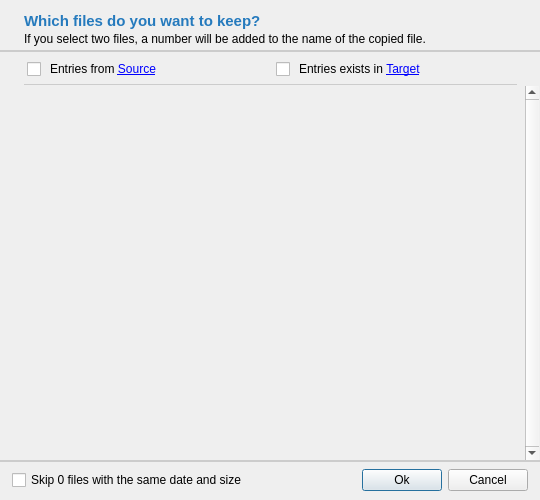
<?xml version="1.0" encoding="UTF-8"?>
<ui version="4.0">
 <class>ConflictDecisionDialog</class>
 <widget class="QDialog" name="ConflictDecisionDialog">
  <property name="geometry">
   <rect>
    <x>0</x>
    <y>0</y>
    <width>540</width>
    <height>500</height>
   </rect>
  </property>
  <property name="font">
   <font>
    <stylestrategy>PreferAntialias</stylestrategy>
   </font>
  </property>
  <property name="windowTitle">
   <string>ConflictDecisionDialog</string>
  </property>
  <layout class="QVBoxLayout" name="verticalLayout_2">
   <property name="spacing">
    <number>0</number>
   </property>
   <property name="leftMargin">
    <number>0</number>
   </property>
   <property name="topMargin">
    <number>0</number>
   </property>
   <property name="rightMargin">
    <number>0</number>
   </property>
   <property name="bottomMargin">
    <number>0</number>
   </property>
   <item>
    <widget class="QWidget" name="widget" native="true">
     <layout class="QVBoxLayout" name="verticalLayout">
      <property name="spacing">
       <number>2</number>
      </property>
      <property name="leftMargin">
       <number>24</number>
      </property>
      <property name="topMargin">
       <number>12</number>
      </property>
      <property name="rightMargin">
       <number>24</number>
      </property>
      <property name="bottomMargin">
       <number>4</number>
      </property>
      <item>
       <widget class="QLabel" name="headerText1">
        <property name="font">
         <font>
          <pointsize>11</pointsize>
          <bold>true</bold>
          <stylestrategy>PreferAntialias</stylestrategy>
         </font>
        </property>
        <property name="styleSheet">
         <string notr="true">color: rgb(37,122,189);</string>
        </property>
        <property name="text">
         <string>Which files do you want to keep?</string>
        </property>
       </widget>
      </item>
      <item>
       <widget class="QLabel" name="headerText2">
        <property name="text">
         <string>If you select two files, a number will be added to the name of the copied file.</string>
        </property>
       </widget>
      </item>
     </layout>
    </widget>
   </item>
   <item>
    <widget class="Line" name="line_3">
     <property name="styleSheet">
      <string notr="true">color: rgb(204, 204, 204);</string>
     </property>
     <property name="frameShadow">
      <enum>QFrame::Plain</enum>
     </property>
     <property name="lineWidth">
      <number>2</number>
     </property>
     <property name="orientation">
      <enum>Qt::Horizontal</enum>
     </property>
    </widget>
   </item>
   <item>
    <widget class="QWidget" name="widget_4" native="true">
     <layout class="QHBoxLayout" name="horizontalLayout_2">
      <property name="spacing">
       <number>0</number>
      </property>
      <property name="leftMargin">
       <number>24</number>
      </property>
      <property name="topMargin">
       <number>9</number>
      </property>
      <property name="rightMargin">
       <number>24</number>
      </property>
      <property name="bottomMargin">
       <number>6</number>
      </property>
      <item>
       <widget class="QWidget" name="sourceHeaderWgt" native="true">
        <layout class="QHBoxLayout" name="horizontalLayout_3">
         <property name="spacing">
          <number>9</number>
         </property>
         <property name="leftMargin">
          <number>3</number>
         </property>
         <property name="topMargin">
          <number>0</number>
         </property>
         <property name="rightMargin">
          <number>0</number>
         </property>
         <property name="bottomMargin">
          <number>0</number>
         </property>
         <item>
          <widget class="QCheckBox" name="sourceHeaderCb">
           <property name="sizePolicy">
            <sizepolicy hsizetype="Fixed" vsizetype="Fixed">
             <horstretch>0</horstretch>
             <verstretch>0</verstretch>
            </sizepolicy>
           </property>
           <property name="text">
            <string/>
           </property>
          </widget>
         </item>
         <item>
          <widget class="QLabel" name="sourceHeaderText">
           <property name="text">
            <string>&lt;html&gt;&lt;head/&gt;&lt;body&gt;&lt;p&gt;Entries from &lt;a href=&quot;C:/&quot;&gt;&lt;span style=&quot; text-decoration: underline; color:#0000ff;&quot;&gt;Source&lt;/span&gt;&lt;/a&gt;&lt;/p&gt;&lt;/body&gt;&lt;/html&gt;</string>
           </property>
           <property name="openExternalLinks">
            <bool>true</bool>
           </property>
          </widget>
         </item>
        </layout>
       </widget>
      </item>
      <item>
       <widget class="QWidget" name="targetHeaderWgt" native="true">
        <layout class="QHBoxLayout" name="horizontalLayout_4">
         <property name="spacing">
          <number>9</number>
         </property>
         <property name="leftMargin">
          <number>6</number>
         </property>
         <property name="topMargin">
          <number>0</number>
         </property>
         <property name="rightMargin">
          <number>0</number>
         </property>
         <property name="bottomMargin">
          <number>0</number>
         </property>
         <item>
          <widget class="QCheckBox" name="targetHeaderCb">
           <property name="sizePolicy">
            <sizepolicy hsizetype="Fixed" vsizetype="Fixed">
             <horstretch>0</horstretch>
             <verstretch>0</verstretch>
            </sizepolicy>
           </property>
           <property name="text">
            <string/>
           </property>
          </widget>
         </item>
         <item>
          <widget class="QLabel" name="targetHeaderText">
           <property name="text">
            <string>&lt;html&gt;&lt;head/&gt;&lt;body&gt;&lt;p&gt;Entries exists in &lt;a href=&quot;C:/&quot;&gt;&lt;span style=&quot; text-decoration: underline; color:#0000ff;&quot;&gt;Target&lt;/span&gt;&lt;/a&gt;&lt;/p&gt;&lt;/body&gt;&lt;/html&gt;</string>
           </property>
           <property name="openExternalLinks">
            <bool>true</bool>
           </property>
          </widget>
         </item>
        </layout>
       </widget>
      </item>
     </layout>
    </widget>
   </item>
   <item>
    <widget class="Line" name="line">
     <property name="styleSheet">
      <string notr="true">color: rgb(204, 204, 204);
margin-left: 24px;
margin-right: 24px;</string>
     </property>
     <property name="frameShadow">
      <enum>QFrame::Plain</enum>
     </property>
     <property name="lineWidth">
      <number>1</number>
     </property>
     <property name="orientation">
      <enum>Qt::Horizontal</enum>
     </property>
    </widget>
   </item>
   <item>
    <widget class="QWidget" name="tableWgt" native="true">
     <layout class="QHBoxLayout" name="horizontalLayout_5">
      <property name="spacing">
       <number>0</number>
      </property>
      <property name="leftMargin">
       <number>24</number>
      </property>
      <property name="topMargin">
       <number>0</number>
      </property>
      <property name="rightMargin">
       <number>1</number>
      </property>
      <property name="bottomMargin">
       <number>0</number>
      </property>
      <item>
       <widget class="QTableView" name="tableView">
        <property name="font">
         <font>
          <stylestrategy>PreferAntialias</stylestrategy>
         </font>
        </property>
        <property name="styleSheet">
         <string notr="true">QTableView {
	background: transparent;
}

QTableView::item {
	border-bottom: 1px solid rgb(204, 204, 204);
	outline: none;
}

QTableView:focus {
	border: none;
	outline: none;
}

QTableView::item:selected {
	background-color: rgba(0, 100, 180, 96);
	color: black;
}</string>
        </property>
        <property name="frameShape">
         <enum>QFrame::NoFrame</enum>
        </property>
        <property name="verticalScrollBarPolicy">
         <enum>Qt::ScrollBarAlwaysOn</enum>
        </property>
        <property name="autoScroll">
         <bool>false</bool>
        </property>
        <property name="iconSize">
         <size>
          <width>36</width>
          <height>36</height>
         </size>
        </property>
        <property name="verticalScrollMode">
         <enum>QAbstractItemView::ScrollPerPixel</enum>
        </property>
        <property name="horizontalScrollMode">
         <enum>QAbstractItemView::ScrollPerPixel</enum>
        </property>
        <property name="showGrid">
         <bool>false</bool>
        </property>
        <attribute name="horizontalHeaderVisible">
         <bool>false</bool>
        </attribute>
        <attribute name="verticalHeaderVisible">
         <bool>false</bool>
        </attribute>
        <attribute name="verticalHeaderMinimumSectionSize">
         <number>48</number>
        </attribute>
        <attribute name="verticalHeaderDefaultSectionSize">
         <number>48</number>
        </attribute>
       </widget>
      </item>
     </layout>
    </widget>
   </item>
   <item>
    <widget class="Line" name="line_2">
     <property name="styleSheet">
      <string notr="true">color: rgb(204, 204, 204);</string>
     </property>
     <property name="frameShadow">
      <enum>QFrame::Plain</enum>
     </property>
     <property name="lineWidth">
      <number>2</number>
     </property>
     <property name="orientation">
      <enum>Qt::Horizontal</enum>
     </property>
    </widget>
   </item>
   <item>
    <widget class="QWidget" name="widget_3" native="true">
     <layout class="QHBoxLayout" name="horizontalLayout">
      <property name="leftMargin">
       <number>12</number>
      </property>
      <property name="topMargin">
       <number>6</number>
      </property>
      <property name="rightMargin">
       <number>12</number>
      </property>
      <property name="bottomMargin">
       <number>9</number>
      </property>
      <item>
       <widget class="QCheckBox" name="skipSameDateSizeCb">
        <property name="text">
         <string>Skip 0 files with the same date and size</string>
        </property>
       </widget>
      </item>
      <item>
       <spacer name="horizontalSpacer">
        <property name="orientation">
         <enum>Qt::Horizontal</enum>
        </property>
        <property name="sizeHint" stdset="0">
         <size>
          <width>64</width>
          <height>20</height>
         </size>
        </property>
       </spacer>
      </item>
      <item>
       <widget class="QPushButton" name="okBtn">
        <property name="text">
         <string>Ok</string>
        </property>
       </widget>
      </item>
      <item>
       <widget class="QPushButton" name="cancelBtn">
        <property name="text">
         <string>Cancel</string>
        </property>
       </widget>
      </item>
     </layout>
    </widget>
   </item>
  </layout>
 </widget>
 <resources/>
 <connections/>
</ui>
